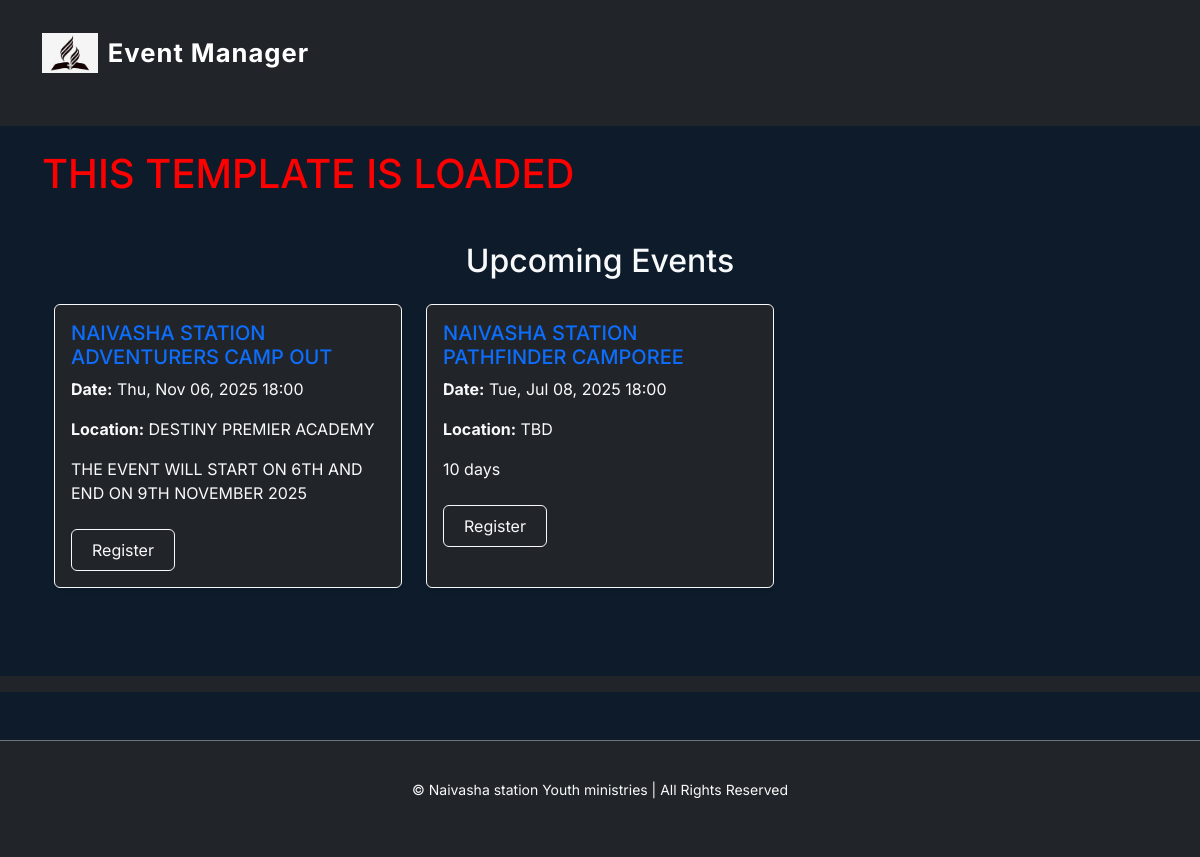
The app's page /, older data.
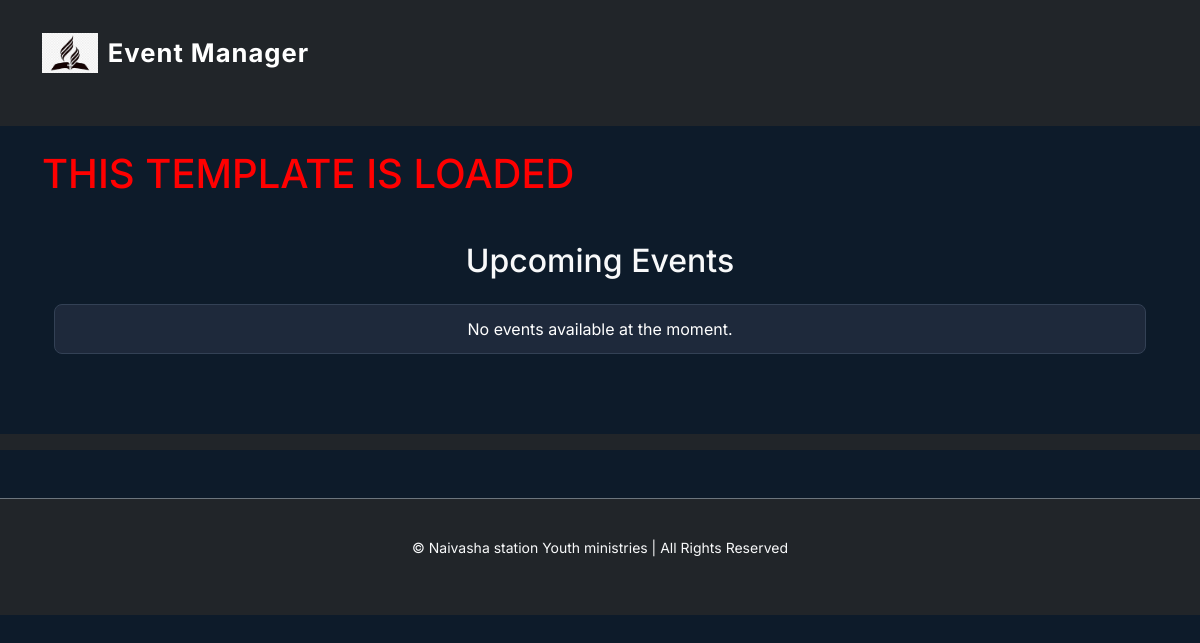
The same page, newer data.
### events/models.py (models this page shows, shortened)
class Event(models.Model):
    name = models.CharField(max_length=200)
    date = models.DateTimeField()
    location = models.CharField(max_length=200)
    description = models.TextField()

### events/views.py (the view)
# urls.py: path('', views.event_list, name='event_list'),
def event_list(request):
    events = Event.objects.all()
    return render(request, 'events/event_list.html', {'events': events})

### events/templates/events/event_list.html (shortened to what this page needs)
{% extends 'events/base.html' %}
{% block content %}
<h1 style="color:red">THIS TEMPLATE IS LOADED</h1>
<div class="container mt-4">
    <h2 class="text-center text-light mb-4">Upcoming Events</h2>
    {% if events %}
        <div class="row">
            {% for event in events %}
                <div class="col-md-6 col-lg-4 mb-4">
                    <div class="card h-100 shadow-sm bg-dark text-light border-light">
                        <div class="card-body">
                            <h5 class="card-title text-primary">{{ event.name }}</h5>
                            <p class="card-text"><strong>Date:</strong> {{ event.date|date:"D, M d, Y H:i" }}</p>
                            <p class="card-text"><strong>Location:</strong> {{ event.location }}</p>
                            <p class="card-text">{{ event.description|truncatewords:20 }}</p>
                            <a href="{% url 'combined_registration' %}" class="btn btn-outline-light mt-2">Register</a>
                        </div>
                    </div>
                </div>
            {% endfor %}
        </div>
    {% else %}
        <div class="alert alert-warning text-center">No events available at the moment.</div>
    {% endif %}
</div>
{% endblock %}

### events/templates/events/base.html (shortened to what this page needs)
{% load static %}
<!DOCTYPE html>
<html lang="en">
<head>
    <link
        rel="stylesheet"
        href="https://cdn.jsdelivr.net/npm/bootstrap@5.3.2/dist/css/bootstrap.min.css"
    >
    <link rel="stylesheet" href="{% static 'events/css/styles.css' %}">
</head>
<body class="theme-dark">
    <nav class="navbar navbar-expand-lg navbar-dark bg-dark sticky-top">
        <div class="container">
            <a class="navbar-brand d-flex align-items-center" href="{% url 'event_list' %}">
                <img src="{% static 'events/images/logo.png' %}" alt="Logo" class="logo-img">
                Event Manager
            </a>
        </div>
    </nav>
    <main class="container py-4">
        {% block content %}
        {% endblock %}
    </main>
<body class="theme-dark">
    <nav class="navbar navbar-expand-lg navbar-dark bg-dark sticky-top">
    </nav>
    <footer class="bg-dark text-light text-center py-3 mt-5">
        <div class="container">
            <small>&copy; {{ now|date:2025 }} Naivasha station Youth ministries | All Rights Reserved</small>
        </div>
    </footer>
</body>
</body>
</html>

### events/static/events/css/styles.css (style rules this page uses)
:root { --primary-color: #001f3f; --secondary-color: #6c757d; --success-color: #198754; --bg-light: #0d1b2a; --text-color: #ffffff; --font-family: 'Inter', sans-serif; }
body { background-color: var(--bg-light); font-family: var(--font-family); color: var(--text-color); }
.navbar-brand { font-weight: bold; font-size: 1.6rem; letter-spacing: 1px; color: #ffffff !important; }
.logo-img { height: 40px; margin-right: 10px; }
.container { padding-top: 20px; padding-bottom: 40px; }
.alert { border-radius: 8px; padding: 12px 20px; margin-top: 10px; background-color: #1e293b; border-color: #334155; color: white; }
footer { background-color: #001f3f; color: white; padding: 15px 0; text-align: center; margin-top: 30px; border-top: 1px solid #6c757d; }

### events/templates/events/base.html (style rules this page uses)
.sticky-top { position: sticky; top: 0; z-index: 1030; }
.logo-img { height: 40px; margin-right: 10px; }
body.theme-dark { background-color: #0d1b2a; color: #ffffff; }

Row changes from the older to the newer data that the page shows:
removed Event: name "NAIVASHA STATION ADVENTURERS CAMP OUT", date "Thu, Nov 06, 2025 18:00", location "DESTINY PREMIER ACADEMY", description "THE EVENT WILL START ON 6TH AND END ON 9TH NOVEMBER 2025"
removed Event: name "NAIVASHA STATION PATHFINDER CAMPOREE", date "Tue, Jul 08, 2025 18:00", location "TBD", description "10 days"
Text that changed along with them:
text now shown: "No events available at the moment."
